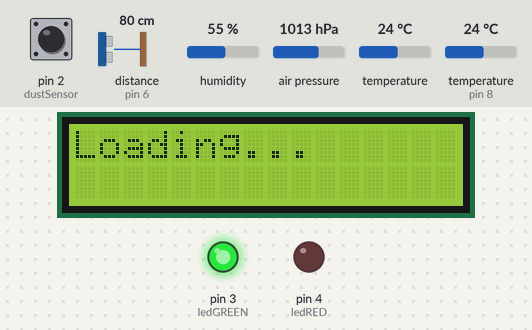
Recording of a sketch running on a simulated Arduino Uno, built with avr-gcc and run on an emulated ATmega328P. Parts: 16×2 character LCD, output pins drawn as LEDs (lit = HIGH). The test bench sets the inputs (shaded band); at power-on: distance to the obstacle (sensor on pin 6) 80 cm, pin 2 (dustSensor) LOW, humidity 55 %, air pressure 1013 hPa, temperature 24 °C, temperature (sensor on pin 8) 24 °C. The echo pulse lasts 58.3 µs per cm; pins used as bus, display or sensor lines are not drawn; what the sketch prints to the serial monitor is not drawn.

Above: at 5.2 s.
At 6.7 s:
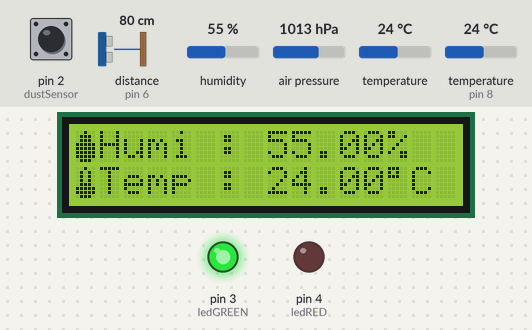
6.8 s: distance to the obstacle (sensor on pin 6) set to 2 cm
At 10.4 s:
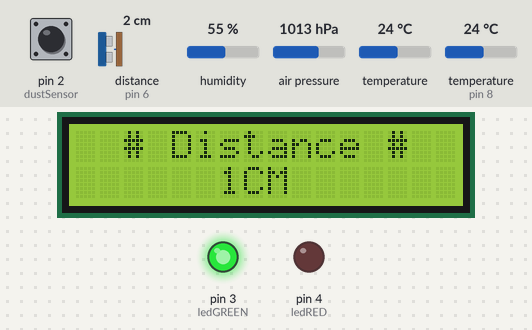
16.7 s: pin 2 (dustSensor) pulsed HIGH 5 times (0.12 s each, 0.3 s apart)
At 18.6 s:
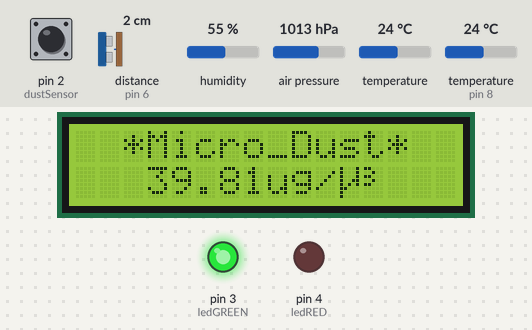
Timing chart, 0 to 24.7 s (numbered marks = the images above; inputs shaded):
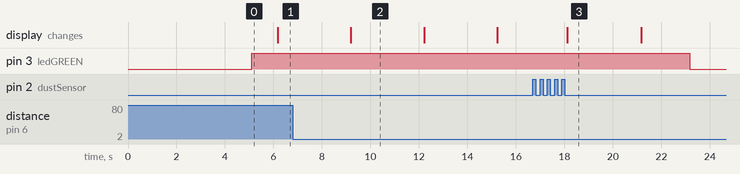

Measured:
- after the input at 16.7 s, pin 3 (ledGREEN): HIGH → LOW after 6.5 s; the display: changes after 1.4 s (image 3)
- what the display in image 2 shows lasts 3.0 s, from 9.2 s to 12.2 s

The sketch:

neturalData_aws.ino
```cpp
// Regist Library
#include <DHT11.h>
#include <Adafruit_BMP085.h>
#include <LiquidCrystal_I2C.h>
#include <Arduino.h>
#include <Stream.h>
#include <Wire.h>
#include <stdlib.h>

// Sensor Pin Number
#define dustSensor 2      // 미세먼지 센서
#define ledGREEN 3        // Green LED
#define ledRED 4          // Red LED
#define ultrasonic_Trig 5 // 초음파센서 (Trig) => 출력
#define ultrasonic_Echo 6 // 초음파센서 (Echo) => 입력
#define temper_Hum 8      // 온습도 센서
#define illuminSensor A0      // 조도센서
#define gasSensor A1          // 가스센서
#define pressureSensor_SDA A4 // 대기압센서 SDA
#define pressureSensor_SCL A5 // 대기압센서 SCL

typedef struct
{
  float temp = 0.0, humi = 0.0; // 온도, 습도 변수
} TemperHumiSensor;

typedef struct
{
  float Ftemperature = 0.0; // 온도 측정 값
  float Fpressure = 0.0;    // 기압 측정 값
  float Faltitude = 0.0;    // 고도 측정 값

  char CAtemperature[20] = ""; // 온도
  char CApressure[20] = "";    // 기압
  char CAaltitude[20] = "";    // 고도
  char CAbuffer[128] = "";
} PressureSensor;

typedef struct
{
  TemperHumiSensor ths;        // 온습도
  char CAtemperature[20] = ""; // 온도(대기압센서)
  char CApressure[20] = "";    // 기압(대기압센서)
  char CAaltitude[20] = "";    // 고도(대기압센서)
  int distance = 0;            // 초음파센서 거리
  int illumin_Value = 0;       // 조도센서 값
  float ppm = 0.0;             // 일산화탄소 값
  float dustDensity = 0.0;     // 미세먼지 값
} NaturalData;                 // 수집된 환경 데이터 정보를 저장 및 업데이트할 구조체

LiquidCrystal_I2C lcd(0x27, 16, 2);
String buf = "";              // I2C 송/수신 버퍼
String sensorData = "";       // 센서 데이터 값
int dataSize = 0;             // 데이터의 길이
NaturalData clt_dt;           // 환경데이터 정보를 담을 구조체 선언
bool update = false;          // 환경 데이터 업데이트 여부(수집완료 true / 수집 중 false)

void setup()
{
  Serial.begin(9600);                // 통신 속도 설정
  Serial.println("Start, Arduino!"); // 시리얼 포트 TX로 Start, Arduino! 출력
  Wire.begin(8);                     // I2C BUS 8번으로 지정, 슬레이브로 등록
  Wire.onReceive(receiveEvent);      // I2C 수신시 호출될 함수 등록
  Wire.onRequest(requestEvent);      // I2C 송신 요청시 호출될 함수 등록
  pinMode(ledRED, OUTPUT);           // LED핀 출력모드, RED는 I2C 통신시 사용
  pinMode(ledGREEN, OUTPUT);         // LED핀 출력모드, GREEN은 센서 수집시 사용
  pinMode(ultrasonic_Trig, OUTPUT); // 초음파센서 출력핀 설정
  pinMode(ultrasonic_Echo, INPUT);  // 초음파센서 입력핀 설정
  pinMode(gasSensor, INPUT);        // 가스센서 입력핀 설정
  initLCD();                        // LCD 초기화
  Serial.println("Initializing I2C...");      // I2C 통신 연결확인
  delay(3000);
}

void loop()
{
  void *ptr = NULL;
  update = false;         // 환경 데이터 업데이트 여부

  delay(2000);
  digitalWrite(ledGREEN, HIGH);   // LED ON
  printLCD(ptr = TempHum_Check(), temper_Hum);            // 온습도센서 측정 및 출력
  clt_dt.ths.humi = ((TemperHumiSensor *)ptr)->humi;      // 습도 값 업데이트
  clt_dt.ths.temp = ((TemperHumiSensor *)ptr)->temp;      // 온도 값 업데이트
  delay(2000);
  digitalWrite(ledGREEN, LOW); // LED OFF
  free(ptr);

  digitalWrite(ledGREEN, HIGH); // LED ON
  printLCD(ptr = UltrasonicWave_Check(), ultrasonic_Trig);    // 초음파센서 측정 및 출력
  clt_dt.distance = *(int *)ptr;                              // 초음파센서 값 업데이트
  delay(2000);
  digitalWrite(ledGREEN, LOW);  // LED OFF
  free(ptr);

  digitalWrite(ledGREEN, HIGH); // LED ON
  printLCD(ptr = Illuminance_Check(illuminSensor), illuminSensor);    // 조도센서 측정 및 출력
  clt_dt.illumin_Value = *(int *)ptr;                                 // 조도 값 업데이트
  delay(2000);
  digitalWrite(ledGREEN, LOW);  // LED OFF
  free(ptr);

  digitalWrite(ledGREEN, HIGH); // LED ON
  printLCD(ptr = Gas_Check(gasSensor), gasSensor);            // 일산화탄소센서 측정 및 출력
  clt_dt.ppm = *(float *)ptr;                                  // 일산화탄소 값 업데이트
  delay(2000);
  digitalWrite(ledGREEN, LOW); // LED OFF
  free(ptr);

  digitalWrite(ledGREEN, HIGH); // LED ON
  printLCD(ptr = DustDensity_Check(), dustSensor);            // 미세먼지센서 측정 및 출력
  clt_dt.dustDensity = *(float *)ptr;                         // 미세먼지 값 업데이트
  delay(2000);
  digitalWrite(ledGREEN, LOW); // LED OFF
  free(ptr);

  digitalWrite(ledGREEN, HIGH); // LED ON
  printLCD(ptr = Pressure_Check(), pressureSensor_SDA);                   // 대기압센서 측정 및 출력
  strcpy(clt_dt.CAtemperature, ((PressureSensor *)ptr)->CAtemperature);   // 온도 값 업데이트
  strcpy(clt_dt.CApressure, ((PressureSensor *)ptr)->CApressure);   // 기압 값 업데이트
  strcpy(clt_dt.CAaltitude, ((PressureSensor *)ptr)->CAaltitude);   // 고도 값 업데이트
  delay(2000);
  digitalWrite(ledGREEN, LOW); // LED OFF
  free(ptr);

  update = true;          // 환경 데이터 정보 업데이트 완료
  Serial.println("All Sensor Data Update Complete !");
  Serial.println("=========================================================");

  while(update == true)    // NodeMcu에서 데이터를 받아갈 수 있도록 대기
    delay(2000);
  buf = "";
}

int *UltrasonicWave_Check() // 초음파 센서 측정
{
  int *distance = (int *)malloc(sizeof(int));
  digitalWrite(ultrasonic_Trig, HIGH);
  delayMicroseconds(30);
  digitalWrite(ultrasonic_Trig, LOW);

  *distance = pulseIn(ultrasonic_Echo, HIGH) * 340 / 2 / 10000; // echo핀으로 들어온 신호를 마이크로 단위로 변환
  // 음파의 속도 초당 340m / 2 / cm 변환
  delay(1000);

  return distance;
}

TemperHumiSensor *TempHum_Check() // 온습도 센서 측정
{
  DHT11 dht11(temper_Hum);
  TemperHumiSensor *ths = (TemperHumiSensor *)malloc(sizeof(TemperHumiSensor));
  dht11.read(ths->humi, ths->temp); // 측정
  delay(1000);

  return ths;
}

int *Illuminance_Check(int analogPinNum) // 조도 측정
{
  int *illumin_Value = (int *)malloc(sizeof(int));
  *illumin_Value = analogRead(analogPinNum);
  delay(1000); // 측정 딜레이

  return illumin_Value;
}

float *Gas_Check(int analogPinNum) // 일산화탄소 측정
{
  float RS_gas = 0;
  float ratio = 0;
  float sensor_volt = 0;
  float R0 = 7200.0; // 깨끗한 공기에서의 센서 저항값 (2K옴 기준)
  float gas_Value = analogRead(analogPinNum);

  sensor_volt = gas_Value / 1024 * 5.0;
  RS_gas = (5.0 - sensor_volt) / sensor_volt; // 5V 전압 기준
  ratio = RS_gas / R0;                        //Replace R0 with the value found using the sketch above
  float x = 1538.46 * ratio;
  float *ppm = (float *)malloc(sizeof(float));
  *ppm = pow(x, -1.709); // PPM값 계산
  delay(1000);

  return ppm;
}

float *DustDensity_Check() // 미세먼지 측정
{
  // 국제 미세먼지농도에 따른 경계단계 기준분류
  // 30ug/m^3 이하 : 좋음 / 30~80ug/m^3 : 보통 / 80~150ug/m^3 : 나쁨 / 150ug/m^3 초과 : 매우 나쁨
  float ratio = 0;
  float concentration = 0;
  float *dustDensity = (float *)malloc(sizeof(float)); // 미세먼지 밀도
  unsigned long sampletime_ms = 2000;                  // 미세먼지 센서의 측정시간
  float duration = 0.0;

  while(duration == 0) // 정확한 측정을 위해 여러번 펄스값을 읽음
  {
    duration = pulseIn(dustSensor, LOW); // Pin에서 LOW가 될때 펄스값을 읽음
    delay(500);
  }
  unsigned long lowpulseoccupancy = lowpulseoccupancy + duration;

  ratio = lowpulseoccupancy / (sampletime_ms * 10.0);                             // Integer percentage 0=>100
  concentration = 1.1 * pow(ratio, 3) - 3.8 * pow(ratio, 2) + 520 * ratio + 0.62; // using spec sheet curve
  *dustDensity = concentration * 100 / 13000;
  lowpulseoccupancy = 0;

  return dustDensity;
}

PressureSensor *Pressure_Check() // 대기압 측정
{
  Adafruit_BMP085 bmp;
  PressureSensor *ps = (PressureSensor *)malloc(sizeof(PressureSensor));
  if (!bmp.begin(BMP085_ULTRAHIGHRES))
  {
    Serial.println("BMP180 센서를 찾을 수 없습니다. 연결을 확인해 주세요!");
    return;
  }

  ps->Ftemperature = bmp.readTemperature();
  ps->Fpressure = bmp.readPressure();
  ps->Faltitude = bmp.readAltitude(101600); // 101600 : 인천 송도 해면기압, 101325 : 표준기압, 각 지역별 기압은 기상청 참고

  dtostrf(ps->Ftemperature, 4, 2, ps->CAtemperature);
  dtostrf(ps->Fpressure, 9, 2, ps->CApressure);
  dtostrf(ps->Faltitude, 5, 2, ps->CAaltitude);

  // 온도, 압력, 고도
  sprintf(ps->CAbuffer, "Temp(.C): %s\tPres(PA): %s\tAlt(M): %s", ps->CAtemperature, ps->CApressure, ps->CAaltitude);
  delay(1000);

  return ps;
}

void initLCD() // LCD 초기화
{
  byte humidityImage[] = {0x04, 0x0E, 0x0E, 0x1F, 0x1F, 0x1F, 0x1F, 0x0E};    // 물방울 아이콘
  byte temperatureImage[] = {0x04, 0x0A, 0x0A, 0x0A, 0x0E, 0x1F, 0x1F, 0x0E}; // 온도 아이콘
  byte doImage[] = {0x1C, 0x14, 0x1C, 0x00, 0x00, 0x00, 0x00, 0x00};          // ˚ 아이콘
  byte microImage[] = {0x11, 0x11, 0x11, 0x13, 0x15, 0x18, 0x10, 0x10};       //LCD "m" 이미지
  byte threeImage[] = {0x18, 0x04, 0x18, 0x04, 0x18, 0x00, 0x00, 0x00};       //LCD "3" 이미지

  lcd.init();
  lcd.backlight();
  // LCD에 아이콘 및 이미지 등록
  lcd.createChar(0, humidityImage);
  lcd.createChar(1, temperatureImage);
  lcd.createChar(2, doImage);
  lcd.createChar(3, microImage);
  lcd.createChar(4, threeImage);
  lcd.home();
  lcd.print("Loading...");
}

void printLCD(void *value, int sensorType) // LCD에 출력, sensorType을 지정하여 각 센서에 맞게 출력
{
  if (sensorType == temper_Hum)         // 온습도 센서
  {
    // Serial 출력
    Serial.print("LCD Humidity : ");
    Serial.print(((TemperHumiSensor *)value)->humi);
    Serial.print("% / Temperature : ");
    Serial.print(((TemperHumiSensor *)value)->temp);
    Serial.println(" C");
    // LCD 출력
    lcd.clear();
    lcd.setCursor(0, 0);
    lcd.write(0);
    lcd.print("Humi : ");
    lcd.print(((TemperHumiSensor *)value)->humi);
    lcd.print("%");
    lcd.setCursor(0, 1);
    lcd.write(1);
    lcd.print("Temp : ");
    lcd.print(((TemperHumiSensor *)value)->temp);
    lcd.write(2);
    lcd.print("C");
  }
  else if (sensorType == ultrasonic_Trig)   // 초음파 센서
  {
    Serial.print("LCD ");
    Serial.print(*(int *)value);
    Serial.println("CM");

    lcd.clear();
    lcd.setCursor(2, 0); // 열, 행
    lcd.print("# Distance #");
    lcd.setCursor(6, 1);
    lcd.print(*(int *)value);
    lcd.print("CM");
  }
  else if (sensorType == illuminSensor)     // 조도 센서
  {
    Serial.print("LCD Illumin : ");
    Serial.println(*(int *)value);

    lcd.clear();
    lcd.setCursor(1, 0); // 열, 행
    lcd.print("*Illumination*");
    lcd.setCursor(6, 1);
    lcd.print(*(int *)value);
    lcd.print("LX");
  }
  else if (sensorType == gasSensor)         // 가스 센서
  {
    Serial.print("LCD gas(ppm) : ");
    Serial.println(*(float *)value);

    lcd.clear();
    lcd.setCursor(1, 0); // 열, 행
    lcd.print("CarbonMonoxide");
    lcd.setCursor(5, 1);
    lcd.print(*(float *)value);
    lcd.print("PPM");
  }
  else if (sensorType == dustSensor)        // 미세먼지 센서
  {
    Serial.print("LCD Dust : ");
    Serial.print(*(float *)value);
    Serial.println("ug/m^3");

    lcd.clear();
    lcd.setCursor(2, 0); // 열, 행
    lcd.print("*Micro_Dust*");
    lcd.setCursor(3, 1);
    lcd.print(*(float *)value);
    lcd.print("ug/");
    lcd.write(3);
    lcd.write(4);
  }
  else if (sensorType == pressureSensor_SCL || pressureSensor_SDA)      // 대기압 센서
  {
    Serial.print("LCD ");
    Serial.println(((PressureSensor *)value)->CAbuffer);

    lcd.clear();
    lcd.setCursor(0, 0);
    lcd.write(1);
    lcd.print(((PressureSensor *)value)->CAtemperature);
    lcd.write(2);
    lcd.print("C ");
    lcd.print("A:");
    lcd.print(((PressureSensor *)value)->CAaltitude);
    lcd.print("M");
    lcd.setCursor(0, 1);
    lcd.print("Pres:");
    lcd.print(((PressureSensor *)value)->CApressure);
    lcd.print("PA");
  }
}

// 마스터로부터 데이터 수신시 호출
void receiveEvent(int howMany)
{
  while (0 < Wire.available())
  {
    char c = Wire.read(); // receive byte as a character //
    //Serial.print(c);      // print the character //
    buf += c;
  }
  //Serial.println(); // to newline //
}

// 마스터로부터 데이터 요청 받을 시 호출
void requestEvent()
{
  char c_tmp[32] = {0}; // 데이터 전송을 위한 저장 공간
  String s_tmp = "";    // 센서 데이터 길이 정보 저장 변수

  if (buf == "Connect...")              // I2C 연결 확인
  {
    Wire.write("Connect Success");
    Serial.println("Connect Success");
  }
  else if(buf == "Update Status")           // 센서데이터 업데이트 유무 확인
  {
    Serial.println("Receive : " + buf);
    if(update == true)                      // 센서 데이터 업데이트 완료시 마스터에게 TR 전송
    {
      Wire.write("TR");
      Serial.println("Transmission Update Status : TR");
    }
    else if(update == false)                // 센서 데이터 업데이트 미완료시 마스터에게 FS 전송
    {
      Wire.write("FS");
      Serial.println("Transmission Update Status : FS");
    }
  }
  else if (buf == "GET TPH DataSize")             // 온습도센서
  {
    digitalWrite(ledRED, HIGH);   // LED ON
    delay(2000);
    Serial.println("Receive : " + buf);
    sensorData = String(clt_dt.ths.humi); // 습도
    sensorData += String(clt_dt.ths.temp); // 온도
    s_tmp = String(sensorData.length()); // 센서 데이터 길이 정보 저장
    Serial.println("Transmission SensorDataSize : " + s_tmp);
    s_tmp.toCharArray(c_tmp, s_tmp.length() + 1); // 센서 데이터 길이 정보 전송을 위해 배열에 저장
    Wire.write(c_tmp);           // 센서 데이터 길이 전송
    delay(2000);
    digitalWrite(ledRED, LOW);   // LED OFF
  }
  else if (buf == "GET TPH")
  {
    digitalWrite(ledRED, HIGH);   // LED ON
    delay(2000);
    Serial.println("Receive : " + buf);
    sensorData.toCharArray(c_tmp, sensorData.length() + 1);   // 수집된 센서 데이터 정보 전송을 위해 배열에 저장
    Serial.println("Transmission TPH : " + sensorData);
    Wire.write(c_tmp);           // 센서 데이터 전송
    delay(2000);
    digitalWrite(ledRED, LOW);   // LED OFF
  }
  else if (buf == "GET UTW DataSize")           // 초음파센서
  {
    digitalWrite(ledRED, HIGH);   // LED ON
    delay(2000);
    Serial.println("Receive : " + buf);
    sensorData = String(clt_dt.distance); // 초음파센서 거리
    s_tmp = String(sensorData.length()); // 센서 데이터 길이 정보 저장
    Serial.println("Transmission SensorDataSize : " + s_tmp);
    s_tmp.toCharArray(c_tmp, s_tmp.length() + 1); // 센서 데이터 길이 정보 전송을 위해 배열에 저장
    Wire.write(c_tmp);           // 센서 데이터 길이 전송
    delay(2000);
    digitalWrite(ledRED, LOW);   // LED OFF
  }
  else if (buf == "GET UTW")
  {
    digitalWrite(ledRED, HIGH);   // LED ON
    delay(2000);
    Serial.println("Receive : " + buf);
    sensorData.toCharArray(c_tmp, sensorData.length() + 1);   // 수집된 센서 데이터 정보 전송을 위해 배열에 저장
    Serial.println("Transmission UTW : " + sensorData);
    Wire.write(c_tmp);           // 센서 데이터 전송
    delay(2000);
    digitalWrite(ledRED, LOW);   // LED OFF
  }
  else if (buf == "GET DST DataSize")           // 미세먼지센서
  {
    digitalWrite(ledRED, HIGH);   // LED ON
    delay(2000);
    Serial.println("Receive : " + buf);
    sensorData = String(clt_dt.dustDensity); // 미세먼지 값
    s_tmp = String(sensorData.length()); // 센서 데이터 길이 정보 저장
    Serial.println("Transmission SensorDataSize : " + s_tmp);
    s_tmp.toCharArray(c_tmp, s_tmp.length() + 1); // 센서 데이터 길이 정보 전송을 위해 배열에 저장
    Wire.write(c_tmp);           // 센서 데이터 길이 전송
    delay(2000);
    digitalWrite(ledRED, LOW);   // LED OFF
  }
  else if (buf == "GET DST")
  {
    digitalWrite(ledRED, HIGH);   // LED ON
    delay(2000);
    Serial.println("Receive : " + buf);
    sensorData.toCharArray(c_tmp, sensorData.length() + 1);   // 수집된 센서 데이터 정보 전송을 위해 배열에 저장
    Serial.println("Transmission DST : " + sensorData);
    Wire.write(c_tmp);           // 센서 데이터 전송
    delay(2000);
    digitalWrite(ledRED, LOW);   // LED OFF
  }
  else if (buf == "GET GAS DataSize")           // 가스센서
  {
    digitalWrite(ledRED, HIGH);   // LED ON
    delay(2000);
    Serial.println("Receive : " + buf);
    sensorData = String(clt_dt.ppm); // 가스센서 값
    s_tmp = String(sensorData.length()); // 센서 데이터 길이 정보 저장
    Serial.println("Transmission SensorDataSize : " + s_tmp);
    s_tmp.toCharArray(c_tmp, s_tmp.length() + 1); // 센서 데이터 길이 정보 전송을 위해 배열에 저장
    Wire.write(c_tmp);           // 센서 데이터 길이 전송
    delay(2000);
    digitalWrite(ledRED, LOW);   // LED OFF
  }
  else if (buf == "GET GAS")
  {
    digitalWrite(ledRED, HIGH);   // LED ON
    delay(2000);
    Serial.println("Receive : " + buf);
    sensorData.toCharArray(c_tmp, sensorData.length() + 1);   // 수집된 센서 데이터 정보 전송을 위해 배열에 저장
    Serial.println("Transmission GAS : " + sensorData);
    Wire.write(c_tmp);           // 센서 데이터 전송
    delay(2000);
    digitalWrite(ledRED, LOW);   // LED OFF
  }
  else if (buf == "GET ILM DataSize")           // 조도센서
  {
    digitalWrite(ledRED, HIGH);   // LED ON
    delay(2000);
    Serial.println("Receive : " + buf);
    sensorData = String(clt_dt.illumin_Value); // 조도센서 값
    s_tmp = String(sensorData.length()); // 센서 데이터 길이 정보 저장
    Serial.println("Transmission SensorDataSize : " + s_tmp);
    s_tmp.toCharArray(c_tmp, s_tmp.length() + 1); // 센서 데이터 길이 정보 전송을 위해 배열에 저장
    Wire.write(c_tmp);           // 센서 데이터 길이 전송
    delay(2000);
    digitalWrite(ledRED, LOW);   // LED OFF
  }
  else if (buf == "GET ILM")
  {
    digitalWrite(ledRED, HIGH);   // LED ON
    delay(2000);
    Serial.println("Receive : " + buf);
    sensorData.toCharArray(c_tmp, sensorData.length() + 1);   // 수집된 센서 데이터 정보 전송을 위해 배열에 저장
    Serial.println("Transmission ILM : " + sensorData);
    Wire.write(c_tmp);           // 센서 데이터 전송
    delay(2000);
    digitalWrite(ledRED, LOW);   // LED OFF
  }
  else if (buf == "GET PSS DataSize")           // 대기압센서
  {
    digitalWrite(ledRED, HIGH);   // LED ON
    delay(2000);
    Serial.println("Receive : " + buf);
    sensorData = String(clt_dt.CAtemperature); // 온도
    sensorData += String(clt_dt.CApressure); // 기압
    sensorData += String(clt_dt.CAaltitude); // 고도
    s_tmp = String(sensorData.length()); // 센서 데이터 길이 정보 저장
    Serial.println("Transmission SensorDataSize : " + s_tmp);
    s_tmp.toCharArray(c_tmp, s_tmp.length() + 1); // 센서 데이터 길이 정보 전송을 위해 배열에 저장
    Wire.write(c_tmp);           // 센서 데이터 길이 전송
    delay(2000);
    digitalWrite(ledRED, LOW);   // LED OFF
  }
  else if (buf == "GET PSS")
  {
    digitalWrite(ledRED, HIGH);   // LED ON
    delay(2000);
    Serial.println("Receive : " + buf);
    sensorData.toCharArray(c_tmp, sensorData.length() + 1);   // 수집된 센서 데이터 정보 전송을 위해 배열에 저장
    Serial.println("Transmission PSS : " + sensorData);
    Wire.write(c_tmp);           // 센서 데이터 전송
    delay(2000);
    digitalWrite(ledRED, LOW);   // LED OFF
    update = false;
  }
  buf = ""; // 버퍼 초기화
}
```
